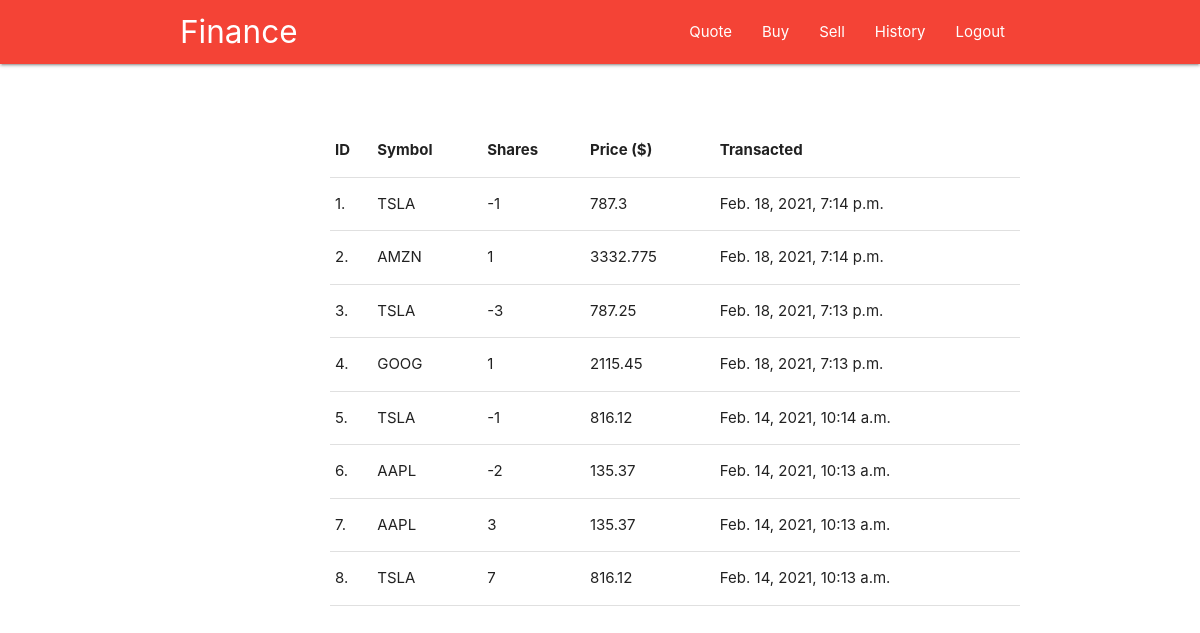
/history (signed in), run on the app's committed database.
### main/models.py (models this page shows, shortened)
class History(models.Model):
    user = models.ForeignKey(User, related_name="history", on_delete=models.CASCADE)
    symbol = models.CharField(max_length=64)
    no_of_share = models.IntegerField(default=0)
    price = models.FloatField(default=0)
    time = models.DateTimeField(auto_now_add=True)

### main/views.py (the view)
# urls.py: path("history", views.history, name="history"),
@login_required(login_url='login')
def history(request):
    all_history = History.objects.filter(user=request.user).order_by('-id')
    return render(request, "main/history.html", {
        "all_history": all_history
    })

### main/templates/main/history.html (shortened to what this page needs)
{% extends 'main/layout.html' %}
{% load static %}
{% block body %}
<div class="container center" style="padding-left: 150px;">
    <div class="empty"></div>
    <table class="highlight">
        <thead>
            <tr>
                <th>ID</th>
                <th>Symbol</th>
                <th>Shares</th>
                <th>Price ($)</th>
                <th>Transacted</th>
            </tr>
        </thead>
        <tbody>
            {% for hist in all_history %}
            <tr>
                <td>{{ forloop.counter }}.</td>
                <td>{{ hist.symbol }}</td>
                <td>{{ hist.no_of_share }}</td>
                <td>{{ hist.price }}</td>
                <td>{{ hist.time }}</td>
            </tr>
            {% endfor %}
        </tbody>
    </table>
</div>
{% endblock body %}

### main/templates/main/layout.html (shortened to what this page needs)
{% load static %}
<!DOCTYPE html>
<html lang="en">
<head>
    <link rel="stylesheet" href="https://cdnjs.cloudflare.com/ajax/libs/materialize/1.0.0-beta/css/materialize.min.css">
    <link href="{% static 'main/styles.css' %}" rel="stylesheet">
</head>
<body>
    <nav class="mycolor">
        <div class="container">
            <div class="nav-wrapper">
                <a href="{% url 'index' %}" class="brand-logo">Finance</a>
                <ul id="nav-mobile" class="right hide-on-med-and-down">
                    {% if user.is_authenticated %}
                    <li><a href="{% url 'quote' %}">Quote</a></li>
                    <li><a href="{% url 'buy' %}">Buy</a></li>
                    <li><a href="{% url 'sell' %}">Sell</a></li>
                    <li><a href="{% url 'history' %}">History</a></li>
                    <li><a href="{% url 'logout' %}">Logout</a></li>
                    {% else %}
                    <li><a href="{% url 'login' %}">Login</a></li>
                    <li><a href="{% url 'register' %}">Register</a></li>
                    {% endif %}
                </ul>
            </div>
        </div>
    </nav>
    {% block body %}
    {% endblock body %}
</body>
</html>

### main/static/main/styles.css (style rules this page uses)
:root { --primary: #f44336; }
.mycolor { background: var(--primary) !important; }
.empty { height: 60px; }

### data on the page
History: symbol "TSLA", no_of_share "-1", price "787.3", time "Feb. 18, 2021, 7:14 p.m."
History: symbol "AMZN", no_of_share "1", price "3332.775", time "Feb. 18, 2021, 7:14 p.m."
History: symbol "TSLA", no_of_share "-3", price "787.25", time "Feb. 18, 2021, 7:13 p.m."
History: symbol "GOOG", no_of_share "1", price "2115.45", time "Feb. 18, 2021, 7:13 p.m."
History: symbol "TSLA", no_of_share "-1", price "816.12", time "Feb. 14, 2021, 10:14 a.m."
History: symbol "AAPL", no_of_share "-2", price "135.37", time "Feb. 14, 2021, 10:13 a.m."
History: symbol "AAPL", no_of_share "3", price "135.37", time "Feb. 14, 2021, 10:13 a.m."
History: symbol "TSLA", no_of_share "7", price "816.12", time "Feb. 14, 2021, 10:13 a.m."
